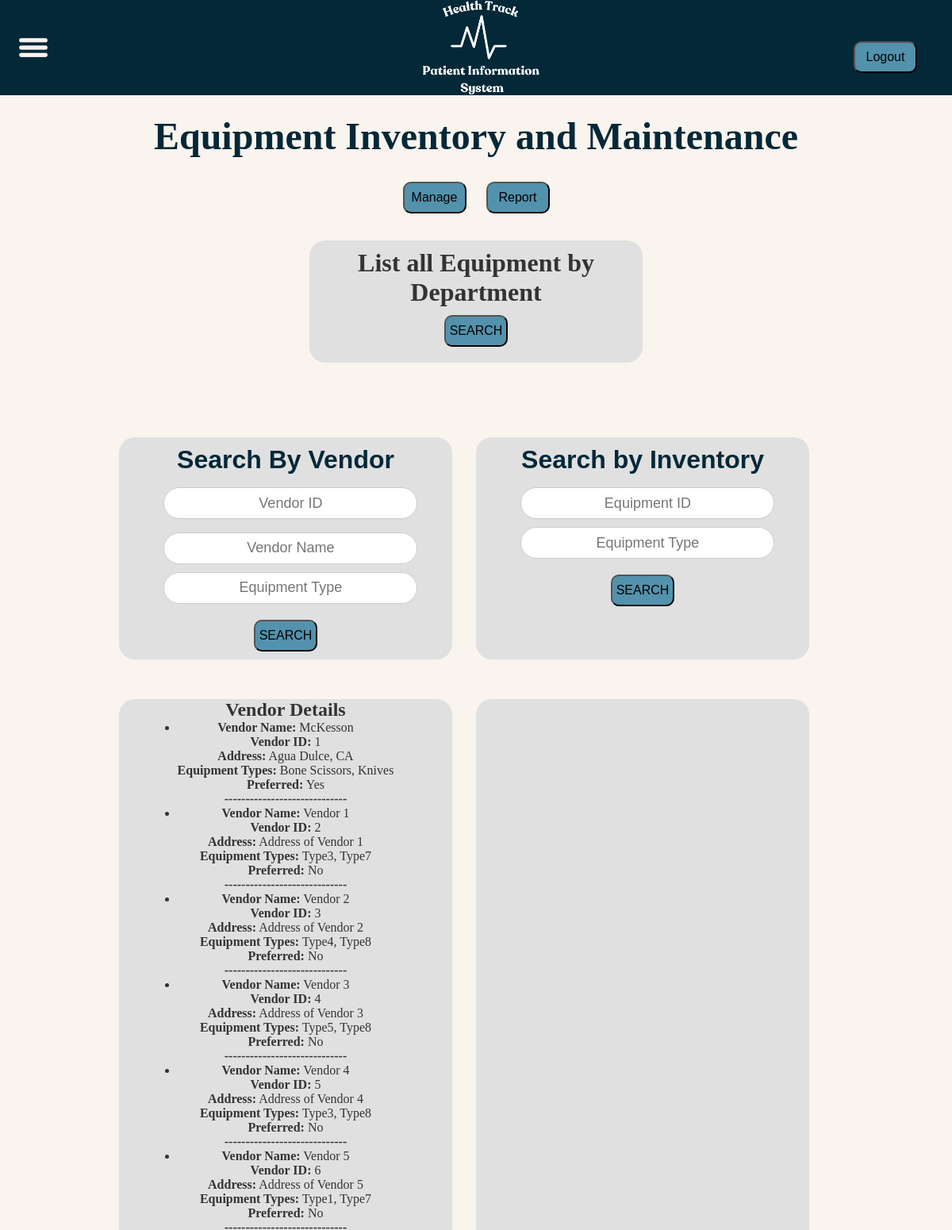
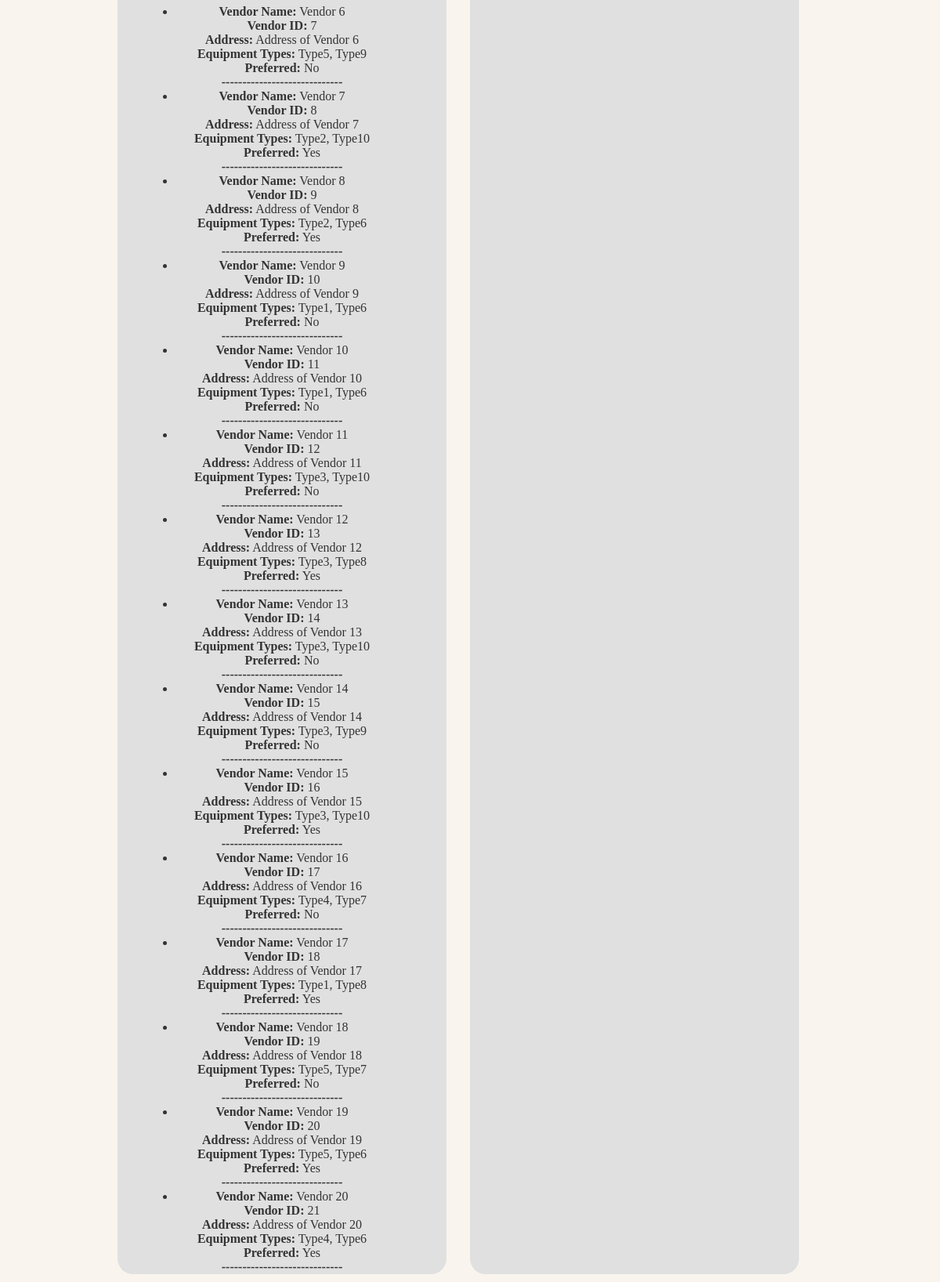
/equipment/vendor/, run on the app's committed database (2 pictures, top to bottom).
### equipment/models.py (models this page shows, shortened)
class Vendor(models.Model):
    vendorid = models.AutoField(primary_key=True, db_column='VendorID')
    name = models.CharField(max_length=100, unique=True)
    address = models.TextField()
    equipment_types = models.CharField(max_length=200, help_text="Comma-separated list of equipment types")
    preferred = models.BooleanField(default=False)
    class Meta:
        db_table = 'vendor'

### equipment/views.py (the view, shortened to what this page needs)
# urls.py: path('equipment/vendor/', VendorView.as_view(),name='vendor_search'),
class VendorView(View):
    def get(self, request):
        vendorid_query = request.GET.get('vendorid', '')
        name_query = request.GET.get('name', '')
        equipment_type_query = request.GET.get('equipment_type', '')  # New query parameter
        filters = {}
        if vendorid_query:
            filters['vendorid__icontains'] = vendorid_query
        if name_query:
            filters['name__icontains'] = name_query
        if equipment_type_query:
            filters['equipment_types__icontains'] = equipment_type_query  # Assuming equipment_types is a field on Vendor
        for f in filters:
            print(f"Filters: {f}")
        vendors = Vendor.objects.filter(**filters)
        if vendors.exists():
            vendor_results = []
            for vendor in vendors:
                vendor_details = {
                    'name': vendor.name,
                    'vendorid': vendor.vendorid,
                    'address': vendor.address,
                    'equipment_types': vendor.equipment_types,
                    'preferred': vendor.preferred,
                }
                vendor_results.append(vendor_details)
            context = {
                'vendor_results': vendor_results,
                'query_vendorid': vendorid_query,
                'query_name': name_query,
                'query_equipment_type': equipment_type_query,  # Pass the equipment_type to the template
            }
        return render(request, 'equipment.html', context)

### equipment/templates/equipment.html (shortened to what this page needs)
{% extends "baseTemplate.html" %}
{% load static %}
{% block page_css %}
    <link rel="stylesheet" href="{% static 'css/equipment.css' %}">
{% endblock %}
{% block content %}
<h1 class="equipment-title">Equipment Inventory and Maintenance</h1>
<div class="redirect-container">
    <a href="{% url 'manage_page' %}">
        <button class="redirect-button">Manage</button>
    </a>
    <a href="{% url 'problems_page' %}">
        <button class="redirect-button">Report</button>
    </a>
</div>
<div class="type-parent">
    <h1>List all Equipment by Department</h1>
    <form method="GET" action="{% url 'department_search' %}">
        <button class="type-button">SEARCH</button>
    </form>
</div>
<div class="department-search-container">
</div>
<div class="search-parent">
    <div class="vendor-background">
        <div class="vendor-title">Search By Vendor</div>
        <div class="vendor-input">
            <form method="GET" action="{% url 'vendor_search' %}">
                <input class="vendor-id" type="text" name="vendorid" placeholder="Vendor ID" value="{{ query_vendorid }}">
                <input class="vendor-name" type="text" name="name" placeholder="Vendor Name" value="{{ query_name }}">
                <input class="vendor-name" type="text" name="equipment_type" placeholder="Equipment Type" value="{{ query_equipment_type }}">
                <button class="vendor-button">SEARCH</button>
            </form>
        </div>
    </div>
    <div class="inventory-background">
        <div class="inventory-title">Search by Inventory</div>
        <div class="inventory-interact">
            <form method="GET" action="{% url 'equipment' %}">
                <input class="inventory-id" type="text" name="equipmentid" placeholder="Equipment ID" value="{{ query_id }}">
                <input class="inventory-id" type="text" name="type" placeholder="Equipment Type" value="{{ query_type }}">
                <button class="inventory-button">SEARCH</button>
            </form>
        </div>
    </div>
</div>
<div class="search-parent">
    <div class="inventory-background">
        {% if vendor_results %}
            <h2>Vendor Details</h2>
            <ul>
                {% for vendor in vendor_results %}
                    <li>
                        <p><strong>Vendor Name:</strong> {{ vendor.name }}</p>
                        <p><strong>Vendor ID:</strong> {{ vendor.vendorid }}</p>
                        <p><strong>Address:</strong> {{ vendor.address }}</p>
                        <p><strong>Equipment Types:</strong> {{ vendor.equipment_types }}</p>
                        <p><strong>Preferred:</strong> {{ vendor.preferred|yesno:"Yes,No" }}</p>
                        <p><strong>-----------------------------</strong></p>
                    </li>
                {% endfor %}
            </ul>
        {% else %}
            {% if query_vendorid or query_name or query_equipment_type %}
                <p><b>No vendors found matching the criteria.</b></p>
            {% endif %}
        {% endif %}
    </div>
    <div class="inventory-background">
    </div>
</div>
{% endblock %}

### djangoProject/templates/baseTemplate.html (shortened to what this page needs)
{% load static %}
<!DOCTYPE html>
<html lang="en">
<head>
    <link rel="stylesheet" href="{% static 'css/template.css' %}">
    {% block page_css %}{% endblock %}
    <link rel="stylesheet" href="https://use.typekit.net/ezv3bxp.css">
</head>
<body>
    <header class="header">
    <img class="menu-toggle" id="menu-toggle" src="{% static 'img/menu.png' %}">
     <img class = "logo"  src= "{% static 'img/logo.png' %}">
     <div class="accountMenu">
     <form method="post" action="{% url 'logout' %}">
        <button class='logout' type="submit">Logout</button>
    </form>
    </div>
    </header>
    <div class="main-page">
        <main>
            {% block content %}{% endblock %}
        </main>
    </div>
</body>
</html>

### djangoProject/static/css/template.css (style rules this page uses)
* { margin: 0; padding: 0; box-sizing: border-box; }
body { font-family: "source-serif-pro", serif; font-weight: 400; font-style: normal; background-color: #f9f4ed; color: #333; }
.header { display: flex; background-color: #032838; width: 100vw; height: 15vh; margin-bottom: 3vh; align-items: center; justify-content: space-between; }
.logo { max-height: 100%; justify-self: center; }
.accountMenu { display: flex; align-items: center; flex-direction: column; height: 3vw; width: 10vw; margin-right: 2vw; color:#f9f4ed; font-weight: bold; }
.logout { margin-top: 10px; }
.menu-toggle { cursor: pointer; height: 3vw; width: 3vw; margin-left: 2vw; margin-right: 8vw; align-self: center; }

### equipment/static/css/equipment.css (style rules this page uses)
.equipment-title { color:#032838; font-size: 48px; text-align: center; margin-bottom: 0.5cm; }
.type-parent { display: flex; flex-direction: column; align-items: stretch; justify-content: center; text-align: center; background-color: #e0e0e0; height: auto; width: 35vw; border-radius: 20px; margin: 3vh auto; padding: 10px; }
.redirect-container { text-align: center; margin-top: 20px; display: flex; justify-content: center; gap: 5px; }
.search-parent { display: flex; justify-content: center; align-items: stretch; text-align: center; margin-bottom: 10px; }
.vendor-background, .inventory-background { display: flex; flex-direction: column; align-items: center; margin-right: 30px; background-color: #e0e0e0; width: 35vw; overflow: hidden; border-radius: 20px; margin-top: 5vh; }
.vendor-title, .inventory-title { margin-top: 10px; margin-bottom: 10px; text-align: center; font-size: 32px; font-weight: bold; font-family: Arial, sans-serif; color: #032838; }
.vendor-id { text-align: center; margin-bottom: 10px; font-size: 18px; color: #000000; background-color: transparent; display: inline-block; overflow: hidden; background-color: white; }
input { background-color: white; height: 5vh; width: 40vh; border-radius: 25px; border: 1px solid #ccc; margin: 2%; padding: 10px; font-size: 16px; }
.vendor-name { text-align: center; margin-bottom: 10px; font-size: 18px; color: #000000; display: flex; overflow: hidden; }
.inventory-interact { display: flex; flex-direction: column; align-items: center; margin-bottom: 10px; gap: 10px; justify-content: center; }
.inventory-id { text-align: center; font-size: 18px; color: #000000; margin-bottom: 10px; display: flex; overflow: hidden; }
button { background-color: #5392ac; width: 10vh; height: 5vh; border-radius: 10px; font-size: 16px; margin: 10px; }
.department-search-container { display: flex; justify-content: center; align-items: center; height: auto; width: 100%; padding: 15px; }

### data on the page
Vendor: name "McKesson", address "Agua Dulce, CA", equipment_types "Bone Scissors, Knives"
Vendor: name "Vendor 1", address "Address of Vendor 1", equipment_types "Type3, Type7"
Vendor: name "Vendor 2", address "Address of Vendor 2", equipment_types "Type4, Type8"
Vendor: name "Vendor 3", address "Address of Vendor 3", equipment_types "Type5, Type8"
Vendor: name "Vendor 4", address "Address of Vendor 4", equipment_types "Type3, Type8"
Vendor: name "Vendor 5", address "Address of Vendor 5", equipment_types "Type1, Type7"
Vendor: name "Vendor 6", address "Address of Vendor 6", equipment_types "Type5, Type9"
Vendor: name "Vendor 7", address "Address of Vendor 7", equipment_types "Type2, Type10"
Vendor: name "Vendor 8", address "Address of Vendor 8", equipment_types "Type2, Type6"
Vendor: name "Vendor 9", address "Address of Vendor 9", equipment_types "Type1, Type6"
Vendor: name "Vendor 10", address "Address of Vendor 10", equipment_types "Type1, Type6"
Vendor: name "Vendor 11", address "Address of Vendor 11", equipment_types "Type3, Type10"
Vendor: name "Vendor 12", address "Address of Vendor 12", equipment_types "Type3, Type8"
Vendor: name "Vendor 13", address "Address of Vendor 13", equipment_types "Type3, Type10"
Vendor: name "Vendor 14", address "Address of Vendor 14", equipment_types "Type3, Type9"
Vendor: name "Vendor 15", address "Address of Vendor 15", equipment_types "Type3, Type10"
Vendor: name "Vendor 16", address "Address of Vendor 16", equipment_types "Type4, Type7"
Vendor: name "Vendor 17", address "Address of Vendor 17", equipment_types "Type1, Type8"
Vendor: name "Vendor 18", address "Address of Vendor 18", equipment_types "Type5, Type7"
Vendor: name "Vendor 19", address "Address of Vendor 19", equipment_types "Type5, Type6"
Vendor: name "Vendor 20", address "Address of Vendor 20", equipment_types "Type4, Type6"

### other printed values
{{ vendor.vendorid }} "1" "2" "3" "4" "5" "6" "7" "8" "9" "10" "11" "12" "13" "14" "15" "16" "17" "18" "19" "20" "21"
{{ vendor.preferred|yesno:"Yes,No" }} "Yes" "No" "No" "No" "No" "No" "No" "Yes" "Yes" "No" "No" "No" "Yes" "No" "No" "Yes" "No" "Yes" "No" "Yes" "Yes"
